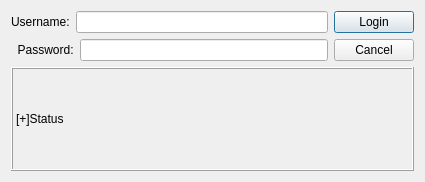
<?xml version="1.0" encoding="UTF-8"?>
<ui version="4.0">
 <class>LoginDialog</class>
 <widget class="QDialog" name="LoginDialog">
  <property name="geometry">
   <rect>
    <x>0</x>
    <y>0</y>
    <width>425</width>
    <height>182</height>
   </rect>
  </property>
  <property name="windowTitle">
   <string>Dialog</string>
  </property>
  <layout class="QGridLayout" name="gridLayout">
   <item row="0" column="0">
    <layout class="QHBoxLayout" name="horizontalLayout_3">
     <item>
      <layout class="QVBoxLayout" name="verticalLayout">
       <item>
        <layout class="QHBoxLayout" name="horizontalLayout">
         <item>
          <widget class="QLabel" name="usernameLabel">
           <property name="text">
            <string>Username:</string>
           </property>
          </widget>
         </item>
         <item>
          <widget class="QLineEdit" name="usernameInput">
           <property name="clearButtonEnabled">
            <bool>true</bool>
           </property>
          </widget>
         </item>
        </layout>
       </item>
       <item>
        <layout class="QHBoxLayout" name="horizontalLayout_2">
         <item>
          <widget class="QLabel" name="passwordLabel">
           <property name="text">
            <string>  Password:</string>
           </property>
          </widget>
         </item>
         <item>
          <widget class="QLineEdit" name="passwordInput">
           <property name="echoMode">
            <enum>QLineEdit::Password</enum>
           </property>
           <property name="clearButtonEnabled">
            <bool>true</bool>
           </property>
          </widget>
         </item>
        </layout>
       </item>
      </layout>
     </item>
     <item>
      <layout class="QVBoxLayout" name="verticalLayout_2">
       <item>
        <widget class="QPushButton" name="loginButton">
         <property name="text">
          <string>Login</string>
         </property>
        </widget>
       </item>
       <item>
        <widget class="QPushButton" name="cancelButton">
         <property name="text">
          <string>Cancel</string>
         </property>
        </widget>
       </item>
      </layout>
     </item>
    </layout>
   </item>
   <item row="1" column="0">
    <widget class="QLabel" name="loginResult">
     <property name="frameShape">
      <enum>QFrame::Box</enum>
     </property>
     <property name="frameShadow">
      <enum>QFrame::Raised</enum>
     </property>
     <property name="text">
      <string>[+]Status</string>
     </property>
    </widget>
   </item>
  </layout>
 </widget>
 <layoutdefault spacing="6" margin="11"/>
 <resources/>
 <connections/>
</ui>
